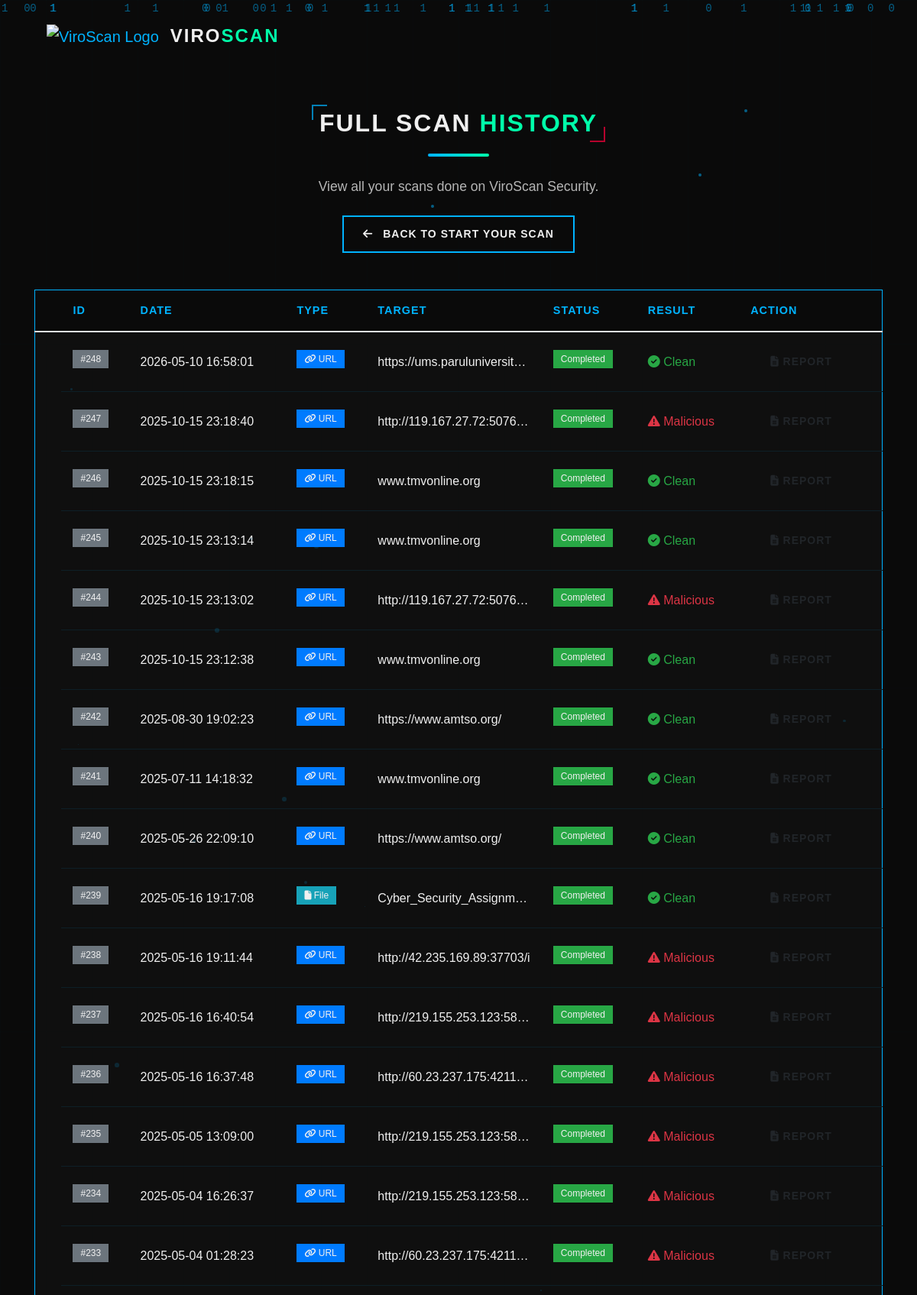
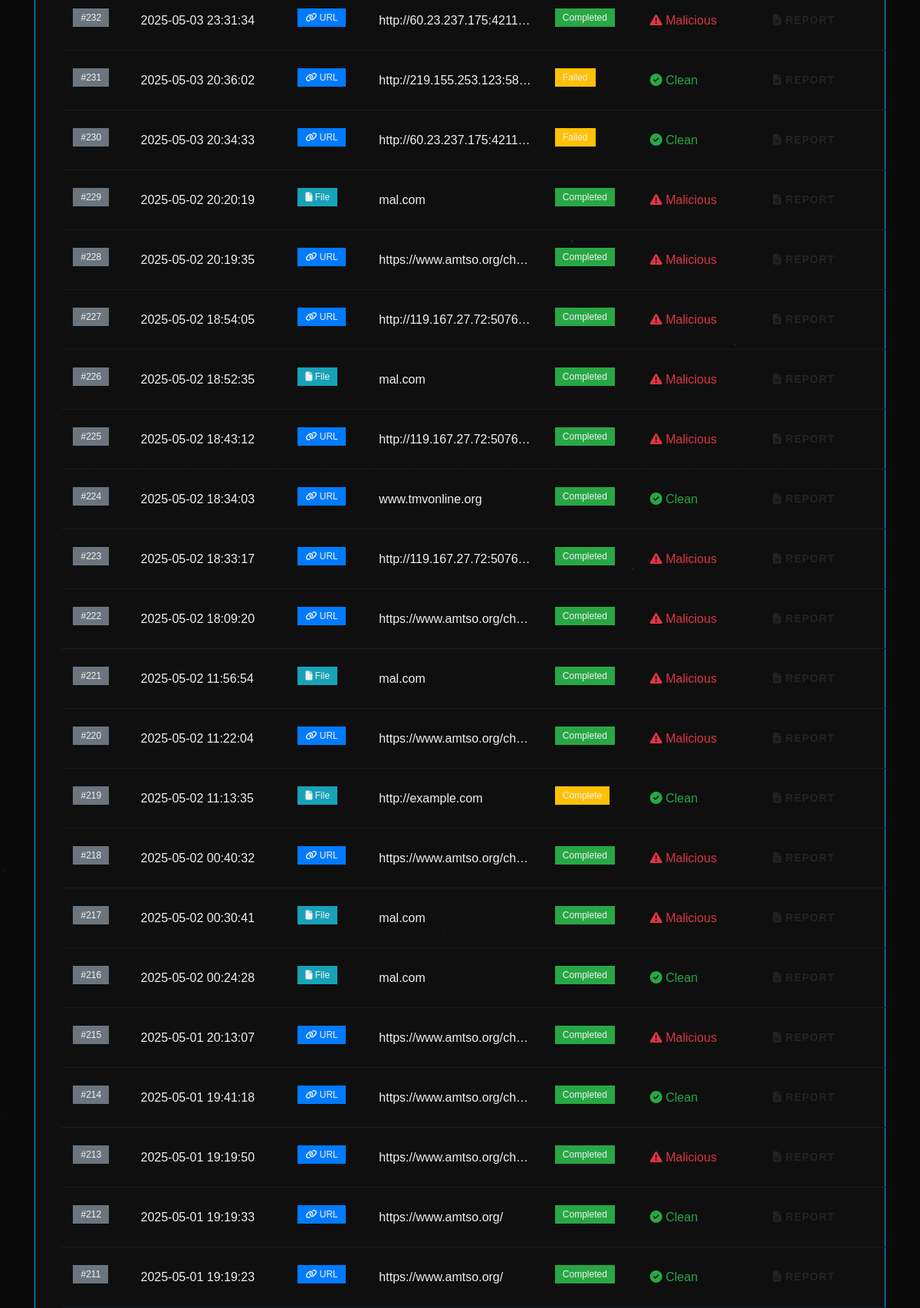
Screenshot of /full-history (upper part) with the database file from the repository (2 pictures, top to bottom).
### tables this page shows
CREATE TABLE scan_history (
    id INTEGER PRIMARY KEY AUTOINCREMENT,
    date TEXT,
    scan_type TEXT,
    target TEXT,
    status TEXT,
    result TEXT
);

### app.py (the view)
@app.route('/full-history')
def full_history():
    conn = sqlite3.connect("viroscan.db")
    cursor = conn.cursor()
    cursor.execute("SELECT id, date, scan_type, target, status, result FROM scan_history ORDER BY id DESC")
    records = cursor.fetchall()
    conn.close()
    parsed_records = []
    for record in records:
        malicious = 0
        if record[5]:
            parts = record[5].split('|')
            for part in parts:
                if 'Malicious:' in part:
                    try:
                        malicious = int(part.split(':')[1].strip())
                    except:
                        malicious = 0
        parsed_records.append({
            'record': record,
            'malicious': malicious
        })
    return render_template('full_history.html', scan_history=parsed_records)

### templates/full_history.html (shortened to what this page needs)
<!DOCTYPE html>
<html lang="en">
<head>
  <link rel="stylesheet" href="{{ url_for('static', filename='css/bootstrap.css') }}">
  <link rel="stylesheet" href="{{ url_for('static', filename='css/style.css') }}">
  <link rel="stylesheet" href="https://cdnjs.cloudflare.com/ajax/libs/font-awesome/6.4.0/css/all.min.css"/>
  <link rel="stylesheet" href="https://cdnjs.cloudflare.com/ajax/libs/animate.css/4.1.1/animate.min.css"/>
</head>
<body class="cyber-theme">
  <div class="cyber-grid"></div>
  <div class="cyber-particles"></div>
  <div class="cyber-binary-rain"></div>
  <header class="header_section">
    <div class="container">
      <nav class="navbar navbar-expand-lg custom_nav-container">
        <a class="navbar-brand" href="/">
          <div class="logo-container">
            <img src="{{ url_for('static', filename='images/logo.jpg') }}" alt="ViroScan Logo" class="logo" />
          </div>
          <span class="cyber-text">Viro<span class="text-accent">Scan</span></span>
        </a>
      </nav>
    </div>
  </header>
  <div class="container mt-5 animate__animated animate__fadeIn">
    <div class="heading_container text-center mb-5">
      <h2 class="cyber-heading">Full Scan <span class="text-accent">History</span></h2>
      <div class="cyber-line"></div>
      <p class="lead">View all your scans done on ViroScan Security.</p>
      <a href="/#scan-section" class="btn btn-cyber mt-4">
        <span><i class="fas fa-arrow-left mr-2"></i> Back to Start Your Scan</span>
      </a>
    </div>
    <div class="table-responsive" data-aos="fade-up">
      <table class="table custom-table">
        <thead>
          <tr>
            <th></th>
            <th>ID</th>
            <th>Date</th>
            <th>Type</th>
            <th>Target</th>
            <th>Status</th>
            <th>Result</th>
            <th>Action</th>
          </tr>
        </thead>
        <tbody>
          {% for record in scan_history %}
          <tr class="cyber-table-row">
            <td><span class="badge bg-secondary">#{{ record['record'][0] }}</span></td>
            <td>{{ record['record'][1] }}</td>
            <td>
              {% if record['record'][2] == 'URL' %}
              <span class="badge bg-primary"><i class="fas fa-link"></i> URL</span>
              {% else %}
              <span class="badge bg-info"><i class="fas fa-file"></i> File</span>
              {% endif %}
            </td>
            <td class="text-truncate" style="max-width: 200px;">{{ record['record'][3] }}</td>
            <td>
              {% if record['record'][4] == 'Completed' %}
              <span class="badge bg-success">Completed</span>
              {% else %}
              <span class="badge bg-warning">{{ record['record'][4] }}</span>
              {% endif %}
            </td>
            <td>
              {% if "Error during scan" in record['record'][5] %}
              <span class="text-danger"><i class="fas fa-exclamation-triangle"></i> Error</span>
              {% elif record['malicious'] > 0 %}
              <span class="text-danger"><i class="fas fa-exclamation-triangle"></i> Malicious</span>
              {% else %}
              <span class="text-success"><i class="fas fa-check-circle"></i> Clean</span>
              {% endif %}
            </td>
            <td>
              <a href="{{ url_for('scan_report', scan_id=record['record'][0]) }}" class="btn btn-cyber-sm">
                <span><i class="fas fa-file-alt"></i> Report</span>
              </a>
            </td>
          </tr>
          {% endfor %}
        </tbody>
      </table>
    </div>
  </div>
</body>
</html>

### rows the page displays
scan_history: id "248", date "2026-05-10 16:58:01", scan_type "URL" (drawn), target "https://ums.paruluniversit…"
scan_history: id "247", date "2025-10-15 23:18:40", scan_type "URL" (drawn), target "http://119.167.27.72:5076…"
scan_history: id "246", date "2025-10-15 23:18:15", scan_type "URL" (drawn), target "www.tmvonline.org"
scan_history: id "245", date "2025-10-15 23:13:14", scan_type "URL" (drawn), target "www.tmvonline.org"
scan_history: id "244", date "2025-10-15 23:13:02", scan_type "URL" (drawn), target "http://119.167.27.72:5076…"
scan_history: id "243", date "2025-10-15 23:12:38", scan_type "URL" (drawn), target "www.tmvonline.org"
scan_history: id "242", date "2025-08-30 19:02:23", scan_type "URL" (drawn), target "https://www.amtso.org/"
scan_history: id "241", date "2025-07-11 14:18:32", scan_type "URL" (drawn), target "www.tmvonline.org"
scan_history: id "240", date "2025-05-26 22:09:10", scan_type "URL" (drawn), target "https://www.amtso.org/"
scan_history: id "239", date "2025-05-16 19:17:08", target "Cyber_Security_Assignm…"
scan_history: id "238", date "2025-05-16 19:11:44", scan_type "URL" (drawn), target "http://42.235.169.89:37703/i"
scan_history: id "237", date "2025-05-16 16:40:54", scan_type "URL" (drawn), target "http://219.155.253.123:58…"
scan_history: id "236", date "2025-05-16 16:37:48", scan_type "URL" (drawn), target "http://60.23.237.175:4211…"
scan_history: id "235", date "2025-05-05 13:09:00", scan_type "URL" (drawn), target "http://219.155.253.123:58…"
scan_history: id "234", date "2025-05-04 16:26:37", scan_type "URL" (drawn), target "http://219.155.253.123:58…"
scan_history: id "233", date "2025-05-04 01:28:23", scan_type "URL" (drawn), target "http://60.23.237.175:4211…"
scan_history: id "232", date "2025-05-03 23:31:34", scan_type "URL" (drawn), target "http://60.23.237.175:4211…"
scan_history: id "231", date "2025-05-03 20:36:02", scan_type "URL" (drawn), target "http://219.155.253.123:58…", status "Failed"
scan_history: id "230", date "2025-05-03 20:34:33", scan_type "URL" (drawn), target "http://60.23.237.175:4211…", status "Failed"
scan_history: id "229", date "2025-05-02 20:20:19", target "mal.com"
scan_history: id "228", date "2025-05-02 20:19:35", scan_type "URL" (drawn), target "https://www.amtso.org/ch…"
scan_history: id "227", date "2025-05-02 18:54:05", scan_type "URL" (drawn), target "http://119.167.27.72:5076…"
scan_history: id "226", date "2025-05-02 18:52:35", target "mal.com"
scan_history: id "225", date "2025-05-02 18:43:12", scan_type "URL" (drawn), target "http://119.167.27.72:5076…"
scan_history: id "224", date "2025-05-02 18:34:03", scan_type "URL" (drawn), target "www.tmvonline.org"
scan_history: id "223", date "2025-05-02 18:33:17", scan_type "URL" (drawn), target "http://119.167.27.72:5076…"
scan_history: id "222", date "2025-05-02 18:09:20", scan_type "URL" (drawn), target "https://www.amtso.org/ch…"
scan_history: id "221", date "2025-05-02 11:56:54", target "mal.com"
scan_history: id "220", date "2025-05-02 11:22:04", scan_type "URL" (drawn), target "https://www.amtso.org/ch…"
scan_history: id "219", date "2025-05-02 11:13:35", target "http://example.com", status "Complete"
scan_history: id "218", date "2025-05-02 00:40:32", scan_type "URL" (drawn), target "https://www.amtso.org/ch…"
scan_history: id "217", date "2025-05-02 00:30:41", target "mal.com"
scan_history: id "216", date "2025-05-02 00:24:28", target "mal.com"
scan_history: id "215", date "2025-05-01 20:13:07", scan_type "URL" (drawn), target "https://www.amtso.org/ch…"
scan_history: id "214", date "2025-05-01 19:41:18", scan_type "URL" (drawn), target "https://www.amtso.org/ch…"
scan_history: id "213", date "2025-05-01 19:19:50", scan_type "URL" (drawn), target "https://www.amtso.org/ch…"
scan_history: id "212", date "2025-05-01 19:19:33", scan_type "URL" (drawn), target "https://www.amtso.org/"
scan_history: id "211", date "2025-05-01 19:19:23", scan_type "URL" (drawn), target "https://www.amtso.org/"
